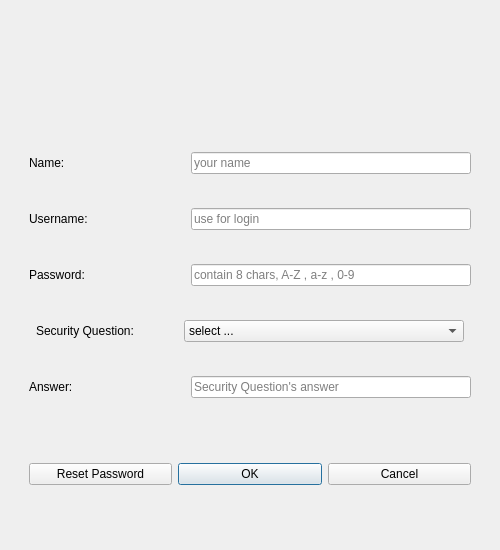
<?xml version="1.0" encoding="UTF-8"?>
<ui version="4.0">
 <class>Signup</class>
 <widget class="QDialog" name="Signup">
  <property name="geometry">
   <rect>
    <x>0</x>
    <y>0</y>
    <width>500</width>
    <height>550</height>
   </rect>
  </property>
  <property name="sizePolicy">
   <sizepolicy hsizetype="Fixed" vsizetype="Preferred">
    <horstretch>0</horstretch>
    <verstretch>0</verstretch>
   </sizepolicy>
  </property>
  <property name="minimumSize">
   <size>
    <width>500</width>
    <height>550</height>
   </size>
  </property>
  <property name="maximumSize">
   <size>
    <width>500</width>
    <height>550</height>
   </size>
  </property>
  <property name="windowTitle">
   <string>Dialog</string>
  </property>
  <layout class="QVBoxLayout" name="verticalLayout">
   <item>
    <widget class="QWidget" name="widget" native="true">
     <layout class="QVBoxLayout" name="verticalLayout_2">
      <item>
       <widget class="QWidget" name="widget_5" native="true">
        <property name="maximumSize">
         <size>
          <width>16777215</width>
          <height>200</height>
         </size>
        </property>
        <property name="styleSheet">
         <string notr="true">image: url(:/sign_up_page.png);</string>
        </property>
       </widget>
      </item>
      <item>
       <widget class="QWidget" name="widget_2" native="true">
        <property name="maximumSize">
         <size>
          <width>16777215</width>
          <height>50</height>
         </size>
        </property>
        <layout class="QHBoxLayout" name="horizontalLayout">
         <item>
          <widget class="QLabel" name="label">
           <property name="text">
            <string>Name:</string>
           </property>
          </widget>
         </item>
         <item>
          <widget class="QLineEdit" name="signup_name_line_edit">
           <property name="maximumSize">
            <size>
             <width>280</width>
             <height>16777215</height>
            </size>
           </property>
           <property name="maxLength">
            <number>30</number>
           </property>
           <property name="frame">
            <bool>true</bool>
           </property>
           <property name="placeholderText">
            <string>your name</string>
           </property>
          </widget>
         </item>
        </layout>
       </widget>
      </item>
      <item>
       <widget class="QWidget" name="widget_3" native="true">
        <property name="maximumSize">
         <size>
          <width>16777215</width>
          <height>50</height>
         </size>
        </property>
        <layout class="QHBoxLayout" name="horizontalLayout_2">
         <item>
          <widget class="QLabel" name="label_2">
           <property name="text">
            <string>Username:</string>
           </property>
          </widget>
         </item>
         <item>
          <widget class="QLineEdit" name="signup_username_line_edit">
           <property name="maximumSize">
            <size>
             <width>280</width>
             <height>16777215</height>
            </size>
           </property>
           <property name="maxLength">
            <number>12</number>
           </property>
           <property name="placeholderText">
            <string>use for login</string>
           </property>
          </widget>
         </item>
        </layout>
       </widget>
      </item>
      <item>
       <widget class="QWidget" name="widget_4" native="true">
        <property name="maximumSize">
         <size>
          <width>16777215</width>
          <height>50</height>
         </size>
        </property>
        <layout class="QHBoxLayout" name="horizontalLayout_3">
         <item>
          <widget class="QLabel" name="label_3">
           <property name="text">
            <string>Password:</string>
           </property>
          </widget>
         </item>
         <item>
          <widget class="QLineEdit" name="signup_password_line_edit">
           <property name="maximumSize">
            <size>
             <width>280</width>
             <height>16777215</height>
            </size>
           </property>
           <property name="maxLength">
            <number>12</number>
           </property>
           <property name="echoMode">
            <enum>QLineEdit::PasswordEchoOnEdit</enum>
           </property>
           <property name="placeholderText">
            <string>contain 8 chars, A-Z , a-z , 0-9</string>
           </property>
          </widget>
         </item>
        </layout>
       </widget>
      </item>
      <item>
       <widget class="QWidget" name="widget_7" native="true">
        <property name="maximumSize">
         <size>
          <width>16777215</width>
          <height>50</height>
         </size>
        </property>
        <layout class="QHBoxLayout" name="horizontalLayout_5">
         <item>
          <widget class="QLabel" name="label_5">
           <property name="maximumSize">
            <size>
             <width>135</width>
             <height>16777215</height>
            </size>
           </property>
           <property name="text">
            <string>Security Question:</string>
           </property>
          </widget>
         </item>
         <item>
          <widget class="QComboBox" name="signup_question_selector">
           <property name="maximumSize">
            <size>
             <width>280</width>
             <height>16777215</height>
            </size>
           </property>
           <property name="currentText">
            <string>select ...</string>
           </property>
           <item>
            <property name="text">
             <string>select ...</string>
            </property>
           </item>
           <item>
            <property name="text">
             <string>your first school?</string>
            </property>
           </item>
           <item>
            <property name="text">
             <string>your favorite color?</string>
            </property>
           </item>
           <item>
            <property name="text">
             <string>your favorite movie?</string>
            </property>
           </item>
           <item>
            <property name="text">
             <string>your first phone?</string>
            </property>
           </item>
          </widget>
         </item>
        </layout>
       </widget>
      </item>
      <item>
       <widget class="QWidget" name="widget_6" native="true">
        <property name="maximumSize">
         <size>
          <width>16777215</width>
          <height>50</height>
         </size>
        </property>
        <layout class="QHBoxLayout" name="horizontalLayout_4">
         <item>
          <widget class="QLabel" name="label_4">
           <property name="text">
            <string>Answer:</string>
           </property>
          </widget>
         </item>
         <item>
          <widget class="QLineEdit" name="signup_answer_line_edit">
           <property name="maximumSize">
            <size>
             <width>280</width>
             <height>16777215</height>
            </size>
           </property>
           <property name="maxLength">
            <number>30</number>
           </property>
           <property name="placeholderText">
            <string>Security Question's answer</string>
           </property>
          </widget>
         </item>
        </layout>
       </widget>
      </item>
      <item>
       <widget class="QWidget" name="widget_8" native="true">
        <layout class="QHBoxLayout" name="horizontalLayout_6">
         <item>
          <widget class="QPushButton" name="reset_password_BTN">
           <property name="enabled">
            <bool>true</bool>
           </property>
           <property name="text">
            <string>Reset Password</string>
           </property>
          </widget>
         </item>
         <item>
          <widget class="QPushButton" name="signup_ok_BTN">
           <property name="text">
            <string>OK</string>
           </property>
           <property name="autoDefault">
            <bool>false</bool>
           </property>
           <property name="default">
            <bool>true</bool>
           </property>
          </widget>
         </item>
         <item>
          <widget class="QPushButton" name="signup_cancel_BTN">
           <property name="text">
            <string>Cancel</string>
           </property>
          </widget>
         </item>
        </layout>
       </widget>
      </item>
     </layout>
    </widget>
   </item>
  </layout>
 </widget>
 <resources/>
 <connections/>
</ui>
